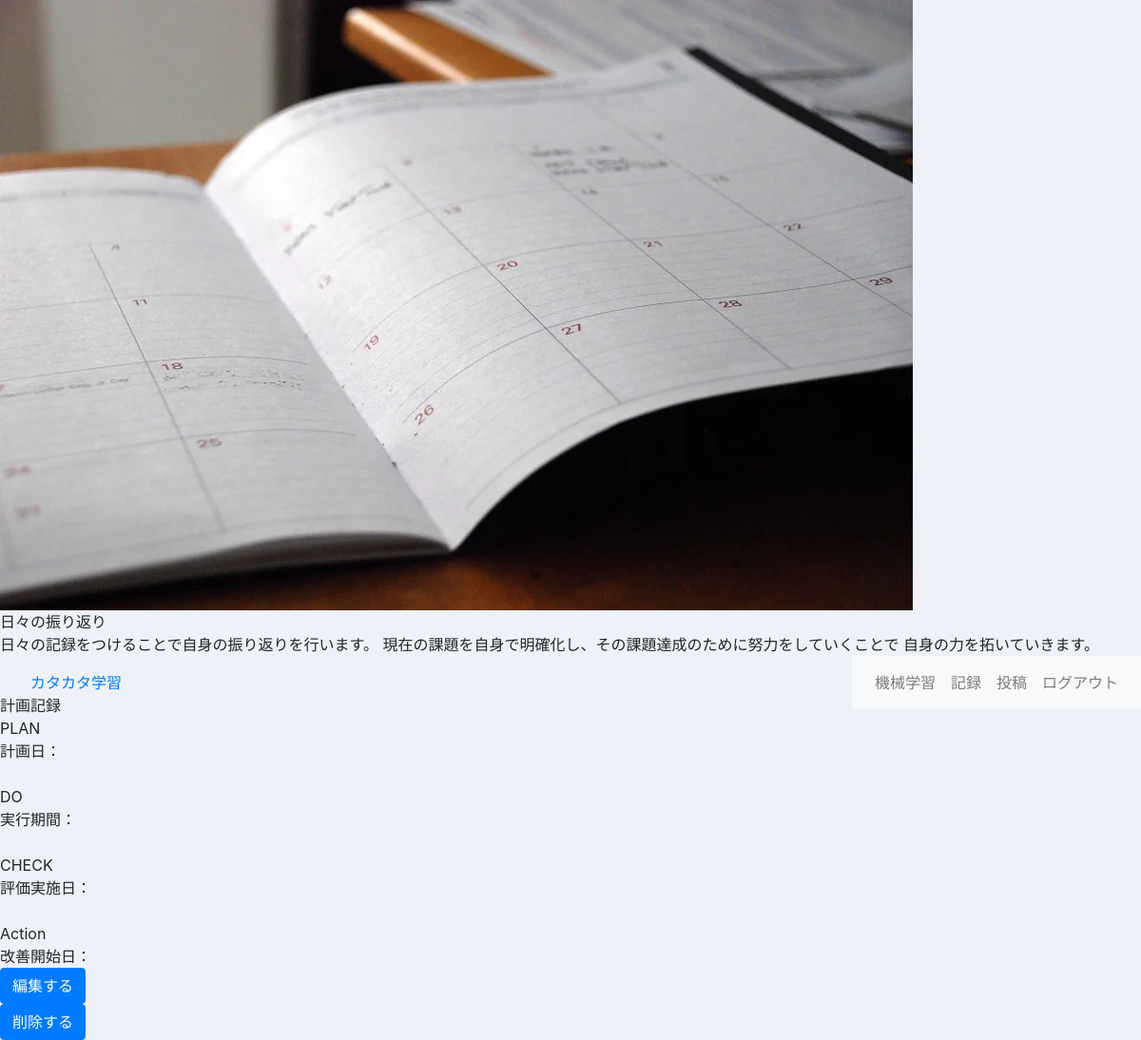
Before: /kata_study/record/3 (signed in) with the older database file.
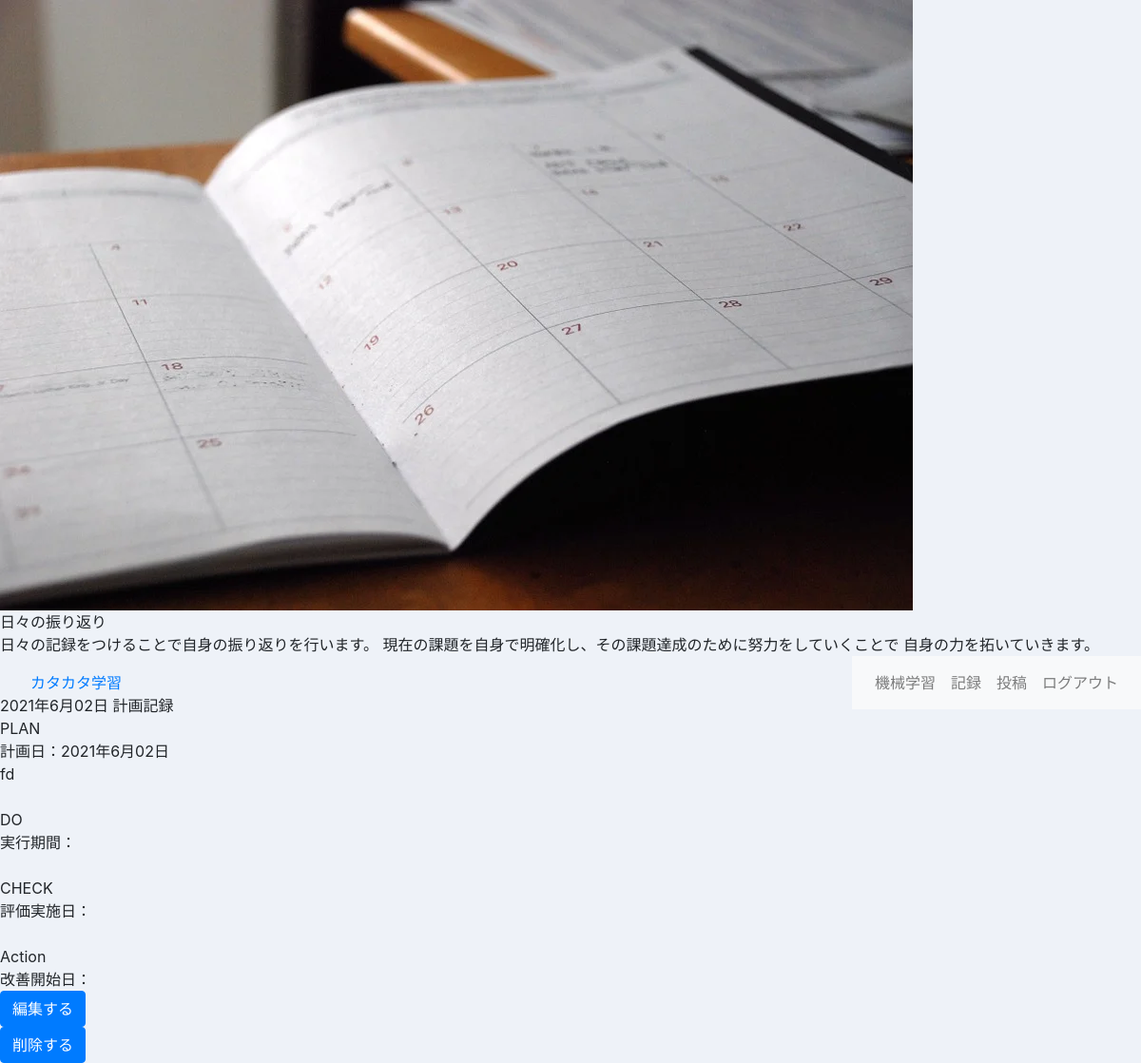
After: the same page with the newer database file.
### kata_study/models.py (models this page shows)
class Record(models.Model):
    owner = models.ForeignKey(User, on_delete=models.CASCADE)
    plan_text = models.TextField(max_length=1000)
    do_text = models.TextField(max_length=1000, blank=True, null=True)
    check_text = models.TextField(max_length=1000, blank=True, null=True)
    action_text = models.TextField(max_length=1000, blank=True, null=True)
    plan_date = models.DateField(blank=True, null=True)
    do_start = models.DateField(blank=True, null=True)
    do_end = models.DateField(blank=True, null=True)
    check_date = models.DateField(blank=True, null=True)
    action_date = models.DateField(blank=True, null=True)
    pub_date = models.DateTimeField(auto_now_add=True)
    class Meta:
        ordering = ('-plan_date',)

### kata_study/views.py (the view)
# urls.py: path('record/<int:num>', views.record, name='record'),
@login_required(login_url='/admin/login/')
def record(request, num):
    data = Record.objects.filter(id=num).first()
    params = {
        'record': data
    }
    return render(request, 'kata_study/record.html', params)

### kata_study/templates/kata_study/record.html (shortened to what this page needs)
{% extends 'kata_study/layout.html' %}
{% load static %}
{% block image %}
<img src="{% static 'kata_study/diary.webp' %}" class="image_vw">
{% endblock %}
{% block catch %}
<div class="catch_copy_box">
    <div class="catch_copy">
        日々の振り返り
    </div>
    <div class="catch_copy_text">
        日々の記録をつけることで自身の振り返りを行います。
        現在の課題を自身で明確化し、その課題達成のために努力をしていくことで
        自身の力を拓いていきます。
    </div>
</div>
{% endblock %}
{% block content %}
<div class="record_content_card">
    <div class="note_box">
        <div class="note_date">
            {{record.plan_date |date:"Y年n月d日"}} 計画記録
        </div>
        <div class="note_content_box">
            <div class="note_content">
                <div class="note_content_item">
                    PLAN
                </div>
                <div class="note_posted_date">
                    計画日：{{record.plan_date |date:"Y年n月d日"}}
                </div>
                <div class="note_content_text">
                    {{record.plan_text}}
                </div>
                <br>
            </div>
            <div class="note_content">
                <div class="note_content_item">
                    DO
                </div>
                <div class="note_posted_date">
                    実行期間：
                </div>
                <br>
            </div>
            <div class="note_content">
                <div class="note_content_item">
                    CHECK
                </div>
                <div class="note_posted_date">
                    評価実施日：
                </div>
                <br>
            </div>
            <div class="note_content">
                <div class="note_content_item">
                    Action
                </div>
                <div class="note_posted_date">
                    改善開始日：
                </div>
            </div>
        </div>
    </div>
</div>
<div class="button_group_box">
    <div class="button_group">
        <form action="{% url 'edit' record.id %}" class="note_edit_form">
            <button class="btn btn-primary">編集する</button>
        </form>
        <form action="{% url 'delete' record.id %}">
            <button class="btn btn-primary">削除する</button>
        </form>
    </div>
</div>
{% endblock %}

Changed rows visible on the page:
added Record: plan_date "2021年6月02日", plan_text "fd"
